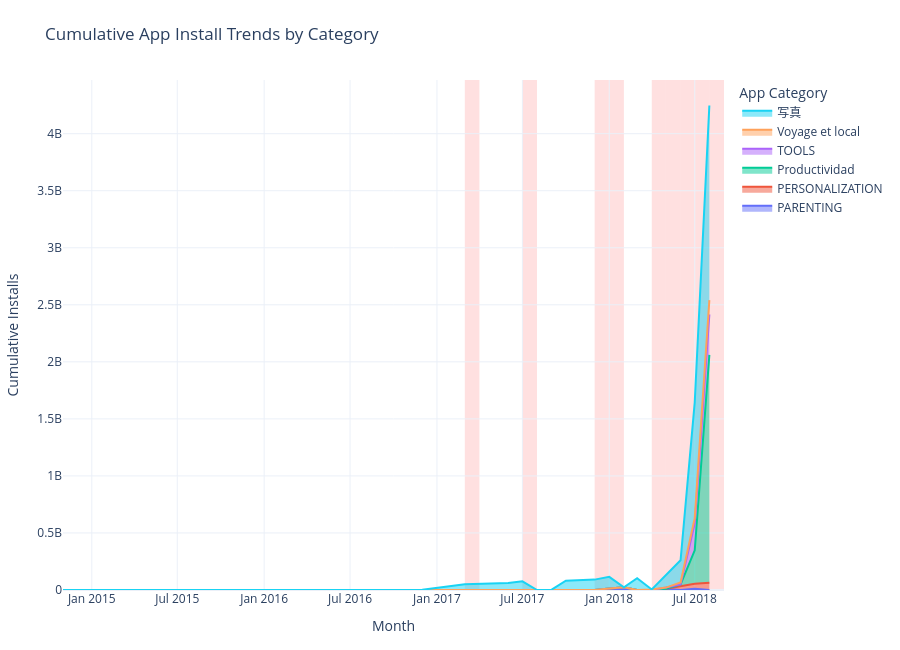

The cell this chart's notebook holds for it:
### Code cell
# ============================================================
# TASK 4 - CUMULATIVE APP INSTALL TRENDS
# ============================================================

import pandas as pd
import plotly.graph_objects as go
from pathlib import Path
import webbrowser

# ------------------------------------------------------------
# 1. LOAD DATASET
# ------------------------------------------------------------

df = pd.read_csv("Play Store Data.csv")

print("Dataset loaded successfully!")
print("Original shape:", df.shape)


# ------------------------------------------------------------
# 2. CLEAN DATA
# ------------------------------------------------------------

# Rating
df["Rating"] = pd.to_numeric(
    df["Rating"],
    errors="coerce"
)

# Reviews
df["Reviews"] = pd.to_numeric(
    df["Reviews"],
    errors="coerce"
)

# Installs
df["Installs"] = (
    df["Installs"]
    .astype(str)
    .str.replace(",", "", regex=False)
    .str.replace("+", "", regex=False)
)

df["Installs"] = pd.to_numeric(
    df["Installs"],
    errors="coerce"
)

# Size
def convert_size(size):

    size = str(size).strip()

    if size in ["nan", "NaN"]:
        return None

    if size.endswith("M"):
        return float(size[:-1])

    if size.endswith("m"):
        return float(size[:-1])

    if size.endswith("K"):
        return float(size[:-1]) / 1024

    if size.endswith("k"):
        return float(size[:-1]) / 1024

    return None


df["Size_MB"] = df["Size"].apply(
    convert_size
)

# Last Updated
df["Last Updated"] = pd.to_datetime(
    df["Last Updated"],
    errors="coerce"
)

print("Data cleaning completed!")


# ------------------------------------------------------------
# 3. APPLY TASK 4 FILTERS
# ------------------------------------------------------------

task4 = df[
    # Average rating at least 4.2
    (df["Rating"] >= 4.2)

    # App name must NOT contain any numbers
    & (
        ~df["App"]
        .astype(str)
        .str.contains(
            r"\d",
            regex=True,
            na=False
        )
    )

    # Category must start with T or P
    & (
        df["Category"]
        .astype(str)
        .str.startswith(
            ("T", "P"),
            na=False
        )
    )

    # Reviews greater than 1,000
    & (df["Reviews"] > 1000)

    # App size between 20 MB and 80 MB
    & (df["Size_MB"].between(20, 80))
].copy()

print()
print("Task 4 filtering completed!")
print("Filtered rows:", len(task4))
print(
    "Categories:",
    sorted(task4["Category"].unique())
)


# ------------------------------------------------------------
# 4. CATEGORY TRANSLATIONS
# ------------------------------------------------------------

category_translation = {

    # Travel & Local → French
    "TRAVEL_AND_LOCAL":
        "Voyage et local",

    # Productivity → Spanish
    "PRODUCTIVITY":
        "Productividad",

    # Photography → Japanese
    "PHOTOGRAPHY":
        "写真"
}

task4["Display_Category"] = (
    task4["Category"]
    .map(category_translation)
    .fillna(task4["Category"])
)

print()
print("Category translations added!")

print(
    task4[
        ["Category", "Display_Category"]
    ].drop_duplicates()
)


# ------------------------------------------------------------
# 5. CREATE MONTH
# ------------------------------------------------------------

task4["Month"] = (
    task4["Last Updated"]
    .dt.to_period("M")
    .dt.to_timestamp()
)


# ------------------------------------------------------------
# 6. MONTHLY INSTALLS
# ------------------------------------------------------------

monthly = (
    task4
    .groupby(
        [
            "Category",
            "Display_Category",
            "Month"
        ]
    )["Installs"]
    .sum()
    .reset_index(
        name="Monthly_Installs"
    )
)

monthly = monthly.sort_values(
    [
        "Category",
        "Month"
    ]
)


# ------------------------------------------------------------
# 7. CUMULATIVE INSTALLS
# ------------------------------------------------------------

monthly["Cumulative_Installs"] = (
    monthly
    .groupby("Category")[
        "Monthly_Installs"
    ]
    .cumsum()
)


# ------------------------------------------------------------
# 8. MONTH-OVER-MONTH GROWTH
# ------------------------------------------------------------

monthly["MoM_Growth"] = (
    monthly
    .groupby("Category")[
        "Monthly_Installs"
    ]
    .pct_change()
    * 100
)

monthly["Significant_Growth"] = (
    monthly["MoM_Growth"] > 25
)

print()
print("MoM growth calculation completed!")

print(
    "Months with growth above 25%:",
    monthly["Significant_Growth"].sum()
)


# ------------------------------------------------------------
# 9. PREPARE STACKED AREA DATA
# ------------------------------------------------------------

area_data = (
    monthly
    .pivot_table(
        index="Month",
        columns="Display_Category",
        values="Cumulative_Installs",
        aggfunc="sum",
        fill_value=0
    )
    .reset_index()
)

print()
print("Area chart data prepared!")

print(
    "Number of months:",
    len(area_data)
)

print(
    "Categories:",
    list(area_data.columns[1:])
)


# ------------------------------------------------------------
# 10. CREATE STACKED AREA CHART
# ------------------------------------------------------------

fig = go.Figure()

categories = list(
    area_data.columns[1:]
)

for category in categories:

    fig.add_trace(
        go.Scatter(
            x=area_data["Month"],
            y=area_data[category],

            mode="lines",

            name=category,

            stackgroup="one",

            hovertemplate=(
                "<b>%{fullData.name}</b><br>"
                "Month: %{x|%b %Y}<br>"
                "Cumulative Installs: "
                "%{y:,.0f}"
                "<extra></extra>"
            )
        )
    )


# ------------------------------------------------------------
# 11. HIGHLIGHT >25% GROWTH MONTHS
# ------------------------------------------------------------

highlight_months = (
    monthly.loc[
        monthly["Significant_Growth"],
        "Month"
    ]
    .dropna()
    .unique()
)

for month in highlight_months:

    month = pd.Timestamp(month)

    fig.add_vrect(

        x0=month,

        x1=(
            month
            + pd.offsets.MonthBegin(1)
        ),

        fillcolor="red",

        opacity=0.12,

        line_width=0,

        layer="below"
    )


# ------------------------------------------------------------
# 12. CHART DESIGN
# ------------------------------------------------------------

fig.update_layout(

    title=(
        "Cumulative App Install "
        "Trends by Category"
    ),

    xaxis_title="Month",

    yaxis_title="Cumulative Installs",

    hovermode="x unified",

    template="plotly_white",

    height=650,

    legend_title="App Category",

    margin=dict(
        l=60,
        r=40,
        t=80,
        b=60
    )
)


# ------------------------------------------------------------
# 13. CONVERT CHART TO HTML
# ------------------------------------------------------------

plot_html = fig.to_html(
    full_html=False,
    include_plotlyjs=True
)


# ------------------------------------------------------------
# 14. CREATE FINAL DASHBOARD HTML
# ------------------------------------------------------------

dashboard_html = f"""
<!DOCTYPE html>

<html>

<head>

<meta charset="UTF-8">

<title>
Cumulative App Install Trends
</title>

<style>

body {{
    font-family: Arial, sans-serif;
    margin: 0;
    background: #f5f5f5;
}}

.header {{
    background: #222;
    color: white;
    padding: 20px;
    text-align: center;
}}

.container {{
    width: 95%;
    margin: 20px auto;
    background: white;
    padding: 20px;
    border-radius: 10px;
}}

#dashboard {{
    display: none;
}}

#outside-message {{
    display: none;
    text-align: center;
    padding: 100px 20px;
    font-size: 22px;
    color: #555;
}}

.info {{
    margin-bottom: 20px;
    padding: 15px;
    background: #f0f0f0;
    border-radius: 8px;
    line-height: 1.6;
}}

</style>

</head>


<body>


<div class="header">

<h1>
Cumulative App Install Trends
</h1>

<p>
Stacked Area Chart by App Category
</p>

</div>


<div class="container">


<div id="dashboard">


<div class="info">

<b>Filters applied:</b>

<br>

Rating ≥ 4.2 |
App name contains no numbers |
Category starts with T or P |
Reviews &gt; 1,000 |
App size 20–80 MB

<br><br>

<b>Category translations:</b>

Travel & Local → Voyage et local |

Productivity → Productividad |

Photography → 写真

<br><br>

<b>Growth highlight:</b>

Months where installs increased by more than
25% month-over-month are highlighted.

</div>


{plot_html}


</div>


<div id="outside-message">

<h2>
Dashboard Currently Unavailable
</h2>

<p>

This dashboard is available only between

<b>
4:00 PM and 6:00 PM IST
</b>

</p>

</div>


</div>


<script>


function checkTime() {{

    const now = new Date();

    const istTime =
        new Intl.DateTimeFormat(
            "en-US",
            {{
                timeZone: "Asia/Kolkata",
                hour: "2-digit",
                minute: "2-digit",
                hour12: false
            }}
        ).formatToParts(now);


    let hour = parseInt(

        istTime.find(
            p => p.type === "hour"
        ).value

    );


    const minute = parseInt(

        istTime.find(
            p => p.type === "minute"
        ).value

    );


    const currentMinutes =
        hour * 60 + minute;


    const startTime =
        16 * 60;


    const endTime =
        18 * 60;


    const dashboard =
        document.getElementById(
            "dashboard"
        );


    const message =
        document.getElementById(
            "outside-message"
        );


    if (
        currentMinutes >= startTime &&
        currentMinutes < endTime
    ) {{

        dashboard.style.display =
            "block";

        message.style.display =
            "none";

    }}

    else {{

        dashboard.style.display =
            "none";

        message.style.display =
            "block";

    }}

}}


// Check immediately
checkTime();


// Check every minute
setInterval(
    checkTime,
    60000
);


</script>


</body>

</html>
"""


# ------------------------------------------------------------
# 15. SAVE HTML FILE
# ------------------------------------------------------------

dashboard_file = Path(
    "dashboard_task4.html"
)

dashboard_file.write_text(
    dashboard_html,
    encoding="utf-8"
)


# ------------------------------------------------------------
# 16. OPEN HTML AUTOMATICALLY
# ------------------------------------------------------------

webbrowser.open(
    dashboard_file
    .resolve()
    .as_uri()
)


# ------------------------------------------------------------
# 17. SHOW CHART IN NOTEBOOK
# ------------------------------------------------------------

fig.show()


# ------------------------------------------------------------
# 18. FINAL OUTPUT
# ------------------------------------------------------------

print()
print("=" * 60)

print(
    "TASK 4 COMPLETED SUCCESSFULLY!"
)

print("=" * 60)

print(
    "Filtered rows:",
    len(task4)
)

print(
    "Monthly records:",
    len(monthly)
)

print(
    "Categories:",
    categories
)

print(
    "Highlighted growth months:",
    len(highlight_months)
)

print(
    "Dashboard file:",
    dashboard_file.resolve()
)

print(
    "Dashboard available:",
    "4:00 PM - 6:00 PM IST"
)

print("=" * 60)

### Figure 1 — Plotly figure (JSON) as saved in the notebook; plotly's stock layout.template omitted (floating-point values rounded to 4 significant figures)
{"data": [{"hovertemplate": "<b>%{fullData.name}</b><br>Month: %{x|%b %Y}<br>Cumulative Installs: %{y:,.0f}<extra></extra>", "mode": "lines", "name": "PARENTING", "stackgroup": "one", "type": "scatter", "x": ["2014-11-01T00:00:00.000000", "2016-10-01T00:00:00.000000", "2016-12-01T00:00:00.000000", "2017-03-01T00:00:00.000000", "2017-06-01T00:00:00.000000", "2017-07-01T00:00:00.000000", "2017-08-01T00:00:00.000000", "2017-09-01T00:00:00.000000", "2017-10-01T00:00:00.000000", "2017-12-01T00:00:00.000000", "2018-01-01T00:00:00.000000", "2018-02-01T00:00:00.000000", "2018-03-01T00:00:00.000000", "2018-04-01T00:00:00.000000", "2018-05-01T00:00:00.000000", "2018-06-01T00:00:00.000000", "2018-07-01T00:00:00.000000", "2018-08-01T00:00:00.000000"], "y": [0.0, 0.0, 0.0, 0.0, 0.0, 0.0, 0.0, 0.0, 0.0, 0.0, 0.0, 0.0, 100000.0, 0.0, 10100000.0, 0.0, 10700000.0, 0.0]}, {"hovertemplate": "<b>%{fullData.name}</b><br>Month: %{x|%b %Y}<br>Cumulative Installs: %{y:,.0f}<extra></extra>", "mode": "lines", "name": "PERSONALIZATION", "stackgroup": "one", "type": "scatter", "x": ["2014-11-01T00:00:00.000000", "2016-10-01T00:00:00.000000", "2016-12-01T00:00:00.000000", "2017-03-01T00:00:00.000000", "2017-06-01T00:00:00.000000", "2017-07-01T00:00:00.000000", "2017-08-01T00:00:00.000000", "2017-09-01T00:00:00.000000", "2017-10-01T00:00:00.000000", "2017-12-01T00:00:00.000000", "2018-01-01T00:00:00.000000", "2018-02-01T00:00:00.000000", "2018-03-01T00:00:00.000000", "2018-04-01T00:00:00.000000", "2018-05-01T00:00:00.000000", "2018-06-01T00:00:00.000000", "2018-07-01T00:00:00.000000", "2018-08-01T00:00:00.000000"], "y": [0.0, 0.0, 2000000.0, 0.0, 0.0, 0.0, 0.0, 3000000.0, 0.0, 0.0, 13000000.0, 23000000.0, 0.0, 0.0, 0.0, 33000000.0, 44500000.0, 64500000.0]}, {"hovertemplate": "<b>%{fullData.name}</b><br>Month: %{x|%b %Y}<br>Cumulative Installs: %{y:,.0f}<extra></extra>", "mode": "lines", "name": "Productividad", "stackgroup": "one", "type": "scatter", "x": ["2014-11-01T00:00:00.000000", "2016-10-01T00:00:00.000000", "2016-12-01T00:00:00.000000", "2017-03-01T00:00:00.000000", "2017-06-01T00:00:00.000000", "2017-07-01T00:00:00.000000", "2017-08-01T00:00:00.000000", "2017-09-01T00:00:00.000000", "2017-10-01T00:00:00.000000", "2017-12-01T00:00:00.000000", "2018-01-01T00:00:00.000000", "2018-02-01T00:00:00.000000", "2018-03-01T00:00:00.000000", "2018-04-01T00:00:00.000000", "2018-05-01T00:00:00.000000", "2018-06-01T00:00:00.000000", "2018-07-01T00:00:00.000000", "2018-08-01T00:00:00.000000"], "y": [0.0, 1000000.0, 0.0, 0.0, 0.0, 0.0, 0.0, 0.0, 0.0, 0.0, 0.0, 1100000.0, 0.0, 0.0, 0.0, 16100000.0, 292100000.0, 1997000000.0]}, {"hovertemplate": "<b>%{fullData.name}</b><br>Month: %{x|%b %Y}<br>Cumulative Installs: %{y:,.0f}<extra></extra>", "mode": "lines", "name": "TOOLS", "stackgroup": "one", "type": "scatter", "x": ["2014-11-01T00:00:00.000000", "2016-10-01T00:00:00.000000", "2016-12-01T00:00:00.000000", "2017-03-01T00:00:00.000000", "2017-06-01T00:00:00.000000", "2017-07-01T00:00:00.000000", "2017-08-01T00:00:00.000000", "2017-09-01T00:00:00.000000", "2017-10-01T00:00:00.000000", "2017-12-01T00:00:00.000000", "2018-01-01T00:00:00.000000", "2018-02-01T00:00:00.000000", "2018-03-01T00:00:00.000000", "2018-04-01T00:00:00.000000", "2018-05-01T00:00:00.000000", "2018-06-01T00:00:00.000000", "2018-07-01T00:00:00.000000", "2018-08-01T00:00:00.000000"], "y": [0.0, 0.0, 0.0, 0.0, 0.0, 0.0, 50000.0, 0.0, 0.0, 0.0, 1050000.0, 0.0, 0.0, 0.0, 11050000.0, 0.0, 233600000.0, 353600000.0]}, {"hovertemplate": "<b>%{fullData.name}</b><br>Month: %{x|%b %Y}<br>Cumulative Installs: %{y:,.0f}<extra></extra>", "mode": "lines", "name": "Voyage et local", "stackgroup": "one", "type": "scatter", "x": ["2014-11-01T00:00:00.000000", "2016-10-01T00:00:00.000000", "2016-12-01T00:00:00.000000", "2017-03-01T00:00:00.000000", "2017-06-01T00:00:00.000000", "2017-07-01T00:00:00.000000", "2017-08-01T00:00:00.000000", "2017-09-01T00:00:00.000000", "2017-10-01T00:00:00.000000", "2017-12-01T00:00:00.000000", "2018-01-01T00:00:00.000000", "2018-02-01T00:00:00.000000", "2018-03-01T00:00:00.000000", "2018-04-01T00:00:00.000000", "2018-05-01T00:00:00.000000", "2018-06-01T00:00:00.000000", "2018-07-01T00:00:00.000000", "2018-08-01T00:00:00.000000"], "y": [0.0, 0.0, 0.0, 0.0, 0.0, 0.0, 0.0, 0.0, 50000.0, 0.0, 0.0, 0.0, 0.0, 5050000.0, 0.0, 16050000.0, 49150000.0, 125200000.0]}, {"hovertemplate": "<b>%{fullData.name}</b><br>Month: %{x|%b %Y}<br>Cumulative Installs: %{y:,.0f}<extra></extra>", "mode": "lines", "name": "写真", "stackgroup": "one", "type": "scatter", "x": ["2014-11-01T00:00:00.000000", "2016-10-01T00:00:00.000000", "2016-12-01T00:00:00.000000", "2017-03-01T00:00:00.000000", "2017-06-01T00:00:00.000000", "2017-07-01T00:00:00.000000", "2017-08-01T00:00:00.000000", "2017-09-01T00:00:00.000000", "2017-10-01T00:00:00.000000", "2017-12-01T00:00:00.000000", "2018-01-01T00:00:00.000000", "2018-02-01T00:00:00.000000", "2018-03-01T00:00:00.000000", "2018-04-01T00:00:00.000000", "2018-05-01T00:00:00.000000", "2018-06-01T00:00:00.000000", "2018-07-01T00:00:00.000000", "2018-08-01T00:00:00.000000"], "y": [1000000.0, 0.0, 0.0, 51000000.0, 61000000.0, 76000000.0, 0.0, 0.0, 81000000.0, 91000000.0, 101000000.0, 0.0, 103000000.0, 0.0, 114000000.0, 195000000.0, 1015000000.0, 1706000000.0]}], "layout": {"height": 650, "hovermode": "x unified", "legend": {"title": {"text": "App Category"}}, "margin": {"b": 60, "l": 60, "r": 40, "t": 80}, "shapes": [{"fillcolor": "red", "layer": "below", "line": {"width": 0}, "opacity": 0.12, "type": "rect", "x0": "2018-05-01T00:00:00", "x1": "2018-06-01T00:00:00", "xref": "x", "y0": 0, "y1": 1, "yref": "y domain"}, {"fillcolor": "red", "layer": "below", "line": {"width": 0}, "opacity": 0.12, "type": "rect", "x0": "2018-01-01T00:00:00", "x1": "2018-02-01T00:00:00", "xref": "x", "y0": 0, "y1": 1, "yref": "y domain"}, {"fillcolor": "red", "layer": "below", "line": {"width": 0}, "opacity": 0.12, "type": "rect", "x0": "2018-08-01T00:00:00", "x1": "2018-09-01T00:00:00", "xref": "x", "y0": 0, "y1": 1, "yref": "y domain"}, {"fillcolor": "red", "layer": "below", "line": {"width": 0}, "opacity": 0.12, "type": "rect", "x0": "2017-03-01T00:00:00", "x1": "2017-04-01T00:00:00", "xref": "x", "y0": 0, "y1": 1, "yref": "y domain"}, {"fillcolor": "red", "layer": "below", "line": {"width": 0}, "opacity": 0.12, "type": "rect", "x0": "2017-07-01T00:00:00", "x1": "2017-08-01T00:00:00", "xref": "x", "y0": 0, "y1": 1, "yref": "y domain"}, {"fillcolor": "red", "layer": "below", "line": {"width": 0}, "opacity": 0.12, "type": "rect", "x0": "2017-12-01T00:00:00", "x1": "2018-01-01T00:00:00", "xref": "x", "y0": 0, "y1": 1, "yref": "y domain"}, {"fillcolor": "red", "layer": "below", "line": {"width": 0}, "opacity": 0.12, "type": "rect", "x0": "2018-06-01T00:00:00", "x1": "2018-07-01T00:00:00", "xref": "x", "y0": 0, "y1": 1, "yref": "y domain"}, {"fillcolor": "red", "layer": "below", "line": {"width": 0}, "opacity": 0.12, "type": "rect", "x0": "2018-07-01T00:00:00", "x1": "2018-08-01T00:00:00", "xref": "x", "y0": 0, "y1": 1, "yref": "y domain"}, {"fillcolor": "red", "layer": "below", "line": {"width": 0}, "opacity": 0.12, "type": "rect", "x0": "2018-04-01T00:00:00", "x1": "2018-05-01T00:00:00", "xref": "x", "y0": 0, "y1": 1, "yref": "y domain"}], "title": {"text": "Cumulative App Install Trends by Category"}, "xaxis": {"title": {"text": "Month"}}, "yaxis": {"title": {"text": "Cumulative Installs"}}}}
